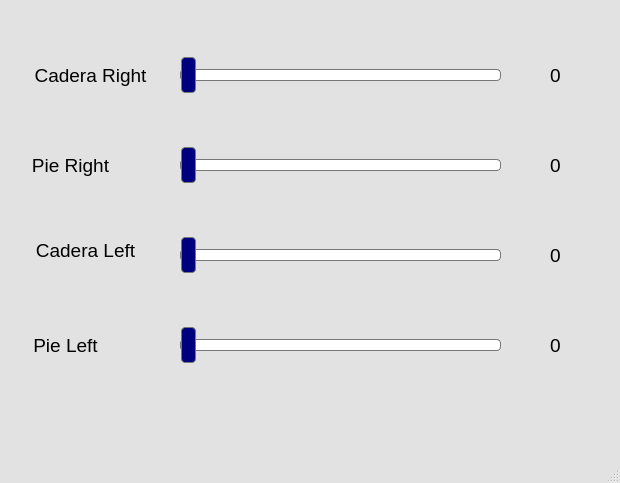
<?xml version="1.0" encoding="UTF-8"?>
<ui version="4.0">
 <class>MainWindow</class>
 <widget class="QMainWindow" name="MainWindow">
  <property name="geometry">
   <rect>
    <x>0</x>
    <y>0</y>
    <width>620</width>
    <height>483</height>
   </rect>
  </property>
  <property name="cursor">
   <cursorShape>ArrowCursor</cursorShape>
  </property>
  <property name="windowTitle">
   <string>Robot Otto</string>
  </property>
  <property name="windowIcon">
   <iconset>
    <normaloff>../../../Users/Daniela Godinez/Desktop/CONFIANZA CREATIVA/robot-otto.jpg</normaloff>../../../Users/Daniela Godinez/Desktop/CONFIANZA CREATIVA/robot-otto.jpg</iconset>
  </property>
  <property name="styleSheet">
   <string notr="true">QMainWindow{
	background: rgb(226, 226, 226);
}</string>
  </property>
  <widget class="QWidget" name="centralwidget">
   <widget class="QSlider" name="Servo1">
    <property name="enabled">
     <bool>true</bool>
    </property>
    <property name="geometry">
     <rect>
      <x>180</x>
      <y>50</y>
      <width>321</width>
      <height>51</height>
     </rect>
    </property>
    <property name="font">
     <font>
      <pointsize>10</pointsize>
      <stylestrategy>PreferAntialias</stylestrategy>
     </font>
    </property>
    <property name="contextMenuPolicy">
     <enum>Qt::NoContextMenu</enum>
    </property>
    <property name="styleSheet">
     <string notr="true">QSlider::handle:horizontal{
	border: 1px solid #777;
	width: 13px;
	margin-top: -13px;
	margin-bottom: -13px;
	background: rgb(0, 0, 127);
	border-radius: 4px;
}

QSlider::groove:horizontal {
	border: 1px solid #bbb;
	background: white;
	height: 10px;
	border-radius: 4px;
}

QSlider::sub-page:horizontal {
background: qlineargradient(x1: 0, y1: 0,    x2: 0, y2: 1,
    stop: 0 #66e, stop: 1 #bbf);
background: qlineargradient(x1: 0, y1: 0.2, x2: 1, y2: 1,
    stop: 0 #bbf, stop: 1 #55f);
border: 1px solid #777;
height: 10px;
border-radius: 4px;
}

QSlider::add-page:horizontal {
background: #fff;
border: 1px solid #777;
height: 10px;
border-radius: 4px;
}</string>
    </property>
    <property name="minimum">
     <number>0</number>
    </property>
    <property name="maximum">
     <number>63</number>
    </property>
    <property name="orientation">
     <enum>Qt::Horizontal</enum>
    </property>
   </widget>
   <widget class="QLabel" name="label">
    <property name="geometry">
     <rect>
      <x>20</x>
      <y>40</y>
      <width>141</width>
      <height>71</height>
     </rect>
    </property>
    <property name="font">
     <font>
      <family>MS Shell Dlg 2</family>
      <pointsize>14</pointsize>
     </font>
    </property>
    <property name="frameShape">
     <enum>QFrame::NoFrame</enum>
    </property>
    <property name="frameShadow">
     <enum>QFrame::Plain</enum>
    </property>
    <property name="lineWidth">
     <number>0</number>
    </property>
    <property name="text">
     <string>Cadera Right</string>
    </property>
    <property name="alignment">
     <set>Qt::AlignCenter</set>
    </property>
   </widget>
   <widget class="QLabel" name="label_2">
    <property name="geometry">
     <rect>
      <x>10</x>
      <y>140</y>
      <width>121</width>
      <height>51</height>
     </rect>
    </property>
    <property name="font">
     <font>
      <pointsize>14</pointsize>
     </font>
    </property>
    <property name="text">
     <string>Pie Right</string>
    </property>
    <property name="alignment">
     <set>Qt::AlignCenter</set>
    </property>
   </widget>
   <widget class="QLabel" name="label_3">
    <property name="geometry">
     <rect>
      <x>20</x>
      <y>220</y>
      <width>131</width>
      <height>61</height>
     </rect>
    </property>
    <property name="font">
     <font>
      <pointsize>14</pointsize>
     </font>
    </property>
    <property name="text">
     <string>Cadera Left</string>
    </property>
    <property name="alignment">
     <set>Qt::AlignCenter</set>
    </property>
   </widget>
   <widget class="QLabel" name="label_4">
    <property name="geometry">
     <rect>
      <x>20</x>
      <y>320</y>
      <width>91</width>
      <height>51</height>
     </rect>
    </property>
    <property name="font">
     <font>
      <pointsize>14</pointsize>
     </font>
    </property>
    <property name="text">
     <string>Pie Left</string>
    </property>
    <property name="alignment">
     <set>Qt::AlignCenter</set>
    </property>
   </widget>
   <widget class="QLabel" name="lbl_Servo1">
    <property name="geometry">
     <rect>
      <x>520</x>
      <y>50</y>
      <width>71</width>
      <height>51</height>
     </rect>
    </property>
    <property name="font">
     <font>
      <pointsize>14</pointsize>
     </font>
    </property>
    <property name="text">
     <string>0</string>
    </property>
    <property name="alignment">
     <set>Qt::AlignCenter</set>
    </property>
   </widget>
   <widget class="QSlider" name="Servo2">
    <property name="enabled">
     <bool>true</bool>
    </property>
    <property name="geometry">
     <rect>
      <x>180</x>
      <y>140</y>
      <width>321</width>
      <height>51</height>
     </rect>
    </property>
    <property name="font">
     <font>
      <pointsize>10</pointsize>
      <stylestrategy>PreferAntialias</stylestrategy>
     </font>
    </property>
    <property name="styleSheet">
     <string notr="true">QSlider::handle:horizontal{
	border: 1px solid #777;
	width: 13px;
	margin-top: -13px;
	margin-bottom: -13px;
	background: rgb(0, 0, 127);
	border-radius: 4px;
}

QSlider::groove:horizontal {
	border: 1px solid #bbb;
	background: white;
	height: 10px;
	border-radius: 4px;
}

QSlider::sub-page:horizontal {
background: qlineargradient(x1: 0, y1: 0,    x2: 0, y2: 1,
    stop: 0 #66e, stop: 1 #bbf);
background: qlineargradient(x1: 0, y1: 0.2, x2: 1, y2: 1,
    stop: 0 #bbf, stop: 1 #55f);
border: 1px solid #777;
height: 10px;
border-radius: 4px;
}

QSlider::add-page:horizontal {
background: #fff;
border: 1px solid #777;
height: 10px;
border-radius: 4px;
}</string>
    </property>
    <property name="minimum">
     <number>0</number>
    </property>
    <property name="maximum">
     <number>63</number>
    </property>
    <property name="orientation">
     <enum>Qt::Horizontal</enum>
    </property>
   </widget>
   <widget class="QSlider" name="Servo3">
    <property name="enabled">
     <bool>true</bool>
    </property>
    <property name="geometry">
     <rect>
      <x>180</x>
      <y>230</y>
      <width>321</width>
      <height>51</height>
     </rect>
    </property>
    <property name="font">
     <font>
      <pointsize>10</pointsize>
      <stylestrategy>PreferAntialias</stylestrategy>
     </font>
    </property>
    <property name="styleSheet">
     <string notr="true">QSlider::handle:horizontal{
	border: 1px solid #777;
	width: 13px;
	margin-top: -13px;
	margin-bottom: -13px;
	background: rgb(0, 0, 127);
	border-radius: 4px;
}

QSlider::groove:horizontal {
	border: 1px solid #bbb;
	background: white;
	height: 10px;
	border-radius: 4px;
}

QSlider::sub-page:horizontal {
background: qlineargradient(x1: 0, y1: 0,    x2: 0, y2: 1,
    stop: 0 #66e, stop: 1 #bbf);
background: qlineargradient(x1: 0, y1: 0.2, x2: 1, y2: 1,
    stop: 0 #bbf, stop: 1 #55f);
border: 1px solid #777;
height: 10px;
border-radius: 4px;
}

QSlider::add-page:horizontal {
background: #fff;
border: 1px solid #777;
height: 10px;
border-radius: 4px;
}</string>
    </property>
    <property name="minimum">
     <number>0</number>
    </property>
    <property name="maximum">
     <number>63</number>
    </property>
    <property name="orientation">
     <enum>Qt::Horizontal</enum>
    </property>
   </widget>
   <widget class="QSlider" name="Servo4">
    <property name="enabled">
     <bool>true</bool>
    </property>
    <property name="geometry">
     <rect>
      <x>180</x>
      <y>320</y>
      <width>321</width>
      <height>51</height>
     </rect>
    </property>
    <property name="font">
     <font>
      <pointsize>10</pointsize>
      <stylestrategy>PreferAntialias</stylestrategy>
     </font>
    </property>
    <property name="styleSheet">
     <string notr="true">QSlider::handle:horizontal{
	border: 1px solid #777;
	width: 13px;
	margin-top: -13px;
	margin-bottom: -13px;
	background: rgb(0, 0, 127);
	border-radius: 4px;
}

QSlider::groove:horizontal {
	border: 1px solid #bbb;
	background: white;
	height: 10px;
	border-radius: 4px;
}

QSlider::sub-page:horizontal {
background: qlineargradient(x1: 0, y1: 0,    x2: 0, y2: 1,
    stop: 0 #66e, stop: 1 #bbf);
background: qlineargradient(x1: 0, y1: 0.2, x2: 1, y2: 1,
    stop: 0 #bbf, stop: 1 #55f);
border: 1px solid #777;
height: 10px;
border-radius: 4px;
}

QSlider::add-page:horizontal {
background: #fff;
border: 1px solid #777;
height: 10px;
border-radius: 4px;
}</string>
    </property>
    <property name="minimum">
     <number>0</number>
    </property>
    <property name="maximum">
     <number>63</number>
    </property>
    <property name="orientation">
     <enum>Qt::Horizontal</enum>
    </property>
   </widget>
   <widget class="QLabel" name="lbl_Servo2">
    <property name="geometry">
     <rect>
      <x>520</x>
      <y>140</y>
      <width>71</width>
      <height>51</height>
     </rect>
    </property>
    <property name="font">
     <font>
      <pointsize>14</pointsize>
     </font>
    </property>
    <property name="text">
     <string>0</string>
    </property>
    <property name="alignment">
     <set>Qt::AlignCenter</set>
    </property>
   </widget>
   <widget class="QLabel" name="lbl_Servo3">
    <property name="geometry">
     <rect>
      <x>520</x>
      <y>230</y>
      <width>71</width>
      <height>51</height>
     </rect>
    </property>
    <property name="font">
     <font>
      <pointsize>14</pointsize>
     </font>
    </property>
    <property name="text">
     <string>0</string>
    </property>
    <property name="alignment">
     <set>Qt::AlignCenter</set>
    </property>
   </widget>
   <widget class="QLabel" name="lbl_Servo4">
    <property name="geometry">
     <rect>
      <x>520</x>
      <y>320</y>
      <width>71</width>
      <height>51</height>
     </rect>
    </property>
    <property name="font">
     <font>
      <pointsize>14</pointsize>
     </font>
    </property>
    <property name="text">
     <string>0</string>
    </property>
    <property name="alignment">
     <set>Qt::AlignCenter</set>
    </property>
   </widget>
  </widget>
  <widget class="QMenuBar" name="menubar">
   <property name="geometry">
    <rect>
     <x>0</x>
     <y>0</y>
     <width>620</width>
     <height>26</height>
    </rect>
   </property>
  </widget>
  <widget class="QStatusBar" name="statusbar"/>
 </widget>
 <resources/>
 <connections/>
</ui>
